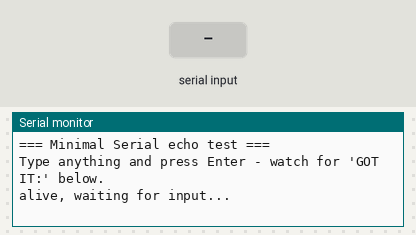
The sketch below on a simulated Arduino Uno, built with avr-gcc and run on an emulated ATmega328P. Parts: the last lines printed to the serial monitor. The inputs (shaded band) are chosen by the test bench.

Above: at 1.7 s.
1.8 s: "1\n" received over Serial
At 1.96 s:
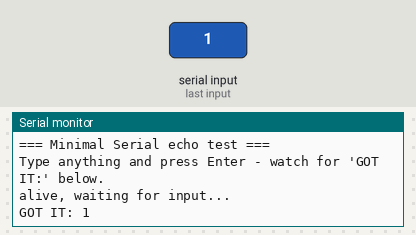
3.3 s: "0\n" received over Serial
At 3.7 s:
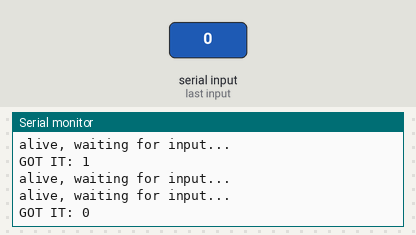
4.8 s: "2\n" received over Serial
At 4.96 s:
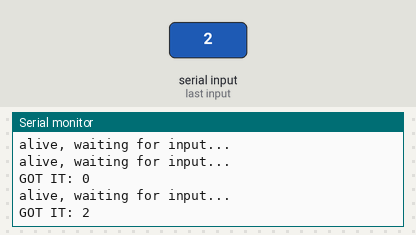

Measured:
- after the input at 1.8 s, the serial monitor: prints a new line at once (image 1)
- after the input at 3.3 s, the serial monitor: prints a new line at once (image 2)
- after the input at 4.8 s, the serial monitor: prints a new line at once (image 3)

The sketch:

serial_echo_test.ino
```cpp
// Minimal Serial RX/TX test - completely independent of pump_firmware.ino.
// Purpose: find out whether this board's Serial RX works AT ALL, with
// zero other code (no keypad, no stepper, no LCD) that could possibly
// interfere.
//
// HOW TO USE:
//   1. Upload this sketch (same board/port settings you've been using:
//      USB CDC On Boot = Enabled, same USB Mode setting as before).
//   2. Open Serial Monitor, baud 115200, line ending = Newline.
//   3. Type "hello" and press Enter/Send.
//
// EXPECTED IF WORKING:
//   You should see this printed roughly once a second:
//     "alive, waiting for input..."
//   And the moment you send "hello", you should immediately see:
//     "GOT IT: hello"
//
// IF "alive, waiting for input..." NEVER APPEARS AT ALL:
//   TX itself is broken too - different problem than what we've been
//   chasing (go back to checking the board/cable/port selection).
//
// IF "alive, waiting..." appears fine but "GOT IT:" NEVER appears no
// matter what you send:
//   This conclusively proves RX is broken at the board/cable/driver
//   level, completely unrelated to pump_firmware.ino's own code - the
//   fix at that point is hardware-side (try a different USB cable
//   first - this is the single most common real-world cause of
//   exactly this TX-works/RX-doesn't pattern - then a different USB
//   port, then consider the board itself may have a damaged RX line).

unsigned long lastPing = 0;

void setup() {
  Serial.begin(115200);
  delay(500);
  Serial.println();
  Serial.println("=== Minimal Serial echo test ===");
  Serial.println("Type anything and press Enter - watch for 'GOT IT:' below.");
}

void loop() {
  if (millis() - lastPing >= 1000) {
    lastPing = millis();
    Serial.println("alive, waiting for input...");
  }

  if (Serial.available() > 0) {
    String line = Serial.readStringUntil('\n');
    line.trim();
    if (line.length() > 0) {
      Serial.print("GOT IT: ");
      Serial.println(line);
    }
  }
}
```
